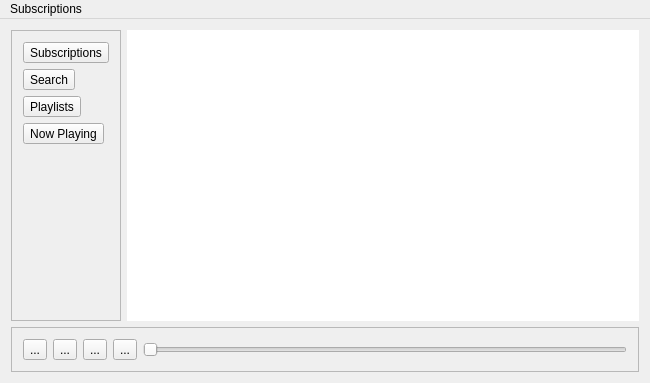
<?xml version="1.0" encoding="UTF-8"?>
<ui version="4.0">
 <class>OboeWindow</class>
 <widget class="QMainWindow" name="OboeWindow">
  <property name="geometry">
   <rect>
    <x>0</x>
    <y>0</y>
    <width>650</width>
    <height>383</height>
   </rect>
  </property>
  <property name="windowTitle">
   <string>OboeWindow</string>
  </property>
  <widget class="QWidget" name="centralWidget">
   <layout class="QGridLayout" name="gridLayout">
    <item row="0" column="1">
     <widget class="QStackedWidget" name="stackedWidget">
      <widget class="QWidget" name="SubscriptionsPage">
       <layout class="QHBoxLayout" name="horizontalLayout_2">
        <property name="spacing">
         <number>0</number>
        </property>
        <property name="leftMargin">
         <number>0</number>
        </property>
        <property name="topMargin">
         <number>0</number>
        </property>
        <property name="rightMargin">
         <number>0</number>
        </property>
        <property name="bottomMargin">
         <number>0</number>
        </property>
        <item>
         <widget class="QTableView" name="subscriptionsList">
          <property name="sizePolicy">
           <sizepolicy hsizetype="Expanding" vsizetype="Expanding">
            <horstretch>0</horstretch>
            <verstretch>0</verstretch>
           </sizepolicy>
          </property>
          <property name="frameShape">
           <enum>QFrame::NoFrame</enum>
          </property>
          <property name="sizeAdjustPolicy">
           <enum>QAbstractScrollArea::AdjustToContents</enum>
          </property>
          <property name="showGrid">
           <bool>false</bool>
          </property>
          <property name="sortingEnabled">
           <bool>false</bool>
          </property>
          <attribute name="horizontalHeaderDefaultSectionSize">
           <number>100</number>
          </attribute>
          <attribute name="verticalHeaderVisible">
           <bool>false</bool>
          </attribute>
         </widget>
        </item>
       </layout>
      </widget>
      <widget class="QWidget" name="SearchPage">
       <layout class="QGridLayout" name="gridLayout_2">
        <property name="leftMargin">
         <number>0</number>
        </property>
        <property name="topMargin">
         <number>0</number>
        </property>
        <property name="rightMargin">
         <number>0</number>
        </property>
        <property name="bottomMargin">
         <number>0</number>
        </property>
        <item row="0" column="0">
         <widget class="QLineEdit" name="searchEntry"/>
        </item>
        <item row="0" column="1">
         <widget class="QToolButton" name="searchStart">
          <property name="text">
           <string>...</string>
          </property>
         </widget>
        </item>
        <item row="1" column="0" colspan="2">
         <widget class="QListView" name="listView"/>
        </item>
       </layout>
      </widget>
      <widget class="QWidget" name="PlaylistsPage">
       <layout class="QVBoxLayout" name="verticalLayout_2">
        <item>
         <widget class="QListView" name="playlistsList"/>
        </item>
       </layout>
      </widget>
      <widget class="QWidget" name="SummaryPage">
       <layout class="QHBoxLayout" name="horizontalLayout_3">
        <item>
         <widget class="QLabel" name="label">
          <property name="text">
           <string>Summary Page</string>
          </property>
         </widget>
        </item>
       </layout>
      </widget>
      <widget class="QWidget" name="NowPlayingPage">
       <layout class="QVBoxLayout" name="verticalLayout_3">
        <item>
         <widget class="QListView" name="listView_2"/>
        </item>
       </layout>
      </widget>
     </widget>
    </item>
    <item row="0" column="0">
     <widget class="QFrame" name="navPane">
      <property name="frameShape">
       <enum>QFrame::StyledPanel</enum>
      </property>
      <property name="frameShadow">
       <enum>QFrame::Raised</enum>
      </property>
      <layout class="QVBoxLayout" name="verticalLayout">
       <item>
        <widget class="QToolButton" name="navSubscriptions">
         <property name="text">
          <string>Subscriptions</string>
         </property>
        </widget>
       </item>
       <item>
        <widget class="QToolButton" name="navSearch">
         <property name="text">
          <string>Search</string>
         </property>
        </widget>
       </item>
       <item>
        <widget class="QToolButton" name="navPlaylists">
         <property name="text">
          <string>Playlists</string>
         </property>
        </widget>
       </item>
       <item>
        <widget class="QToolButton" name="navNowPlaying">
         <property name="text">
          <string>Now Playing</string>
         </property>
        </widget>
       </item>
       <item>
        <spacer name="verticalSpacer">
         <property name="orientation">
          <enum>Qt::Vertical</enum>
         </property>
         <property name="sizeHint" stdset="0">
          <size>
           <width>20</width>
           <height>40</height>
          </size>
         </property>
        </spacer>
       </item>
      </layout>
     </widget>
    </item>
    <item row="1" column="0" colspan="2">
     <widget class="QFrame" name="nowPlayingPane">
      <property name="frameShape">
       <enum>QFrame::StyledPanel</enum>
      </property>
      <property name="frameShadow">
       <enum>QFrame::Raised</enum>
      </property>
      <layout class="QHBoxLayout" name="horizontalLayout">
       <item>
        <widget class="QToolButton" name="jumpBack">
         <property name="text">
          <string>...</string>
         </property>
        </widget>
       </item>
       <item>
        <widget class="QToolButton" name="pausePlay">
         <property name="text">
          <string>...</string>
         </property>
        </widget>
       </item>
       <item>
        <widget class="QToolButton" name="jumpForward">
         <property name="text">
          <string>...</string>
         </property>
        </widget>
       </item>
       <item>
        <widget class="QToolButton" name="skipCurrent">
         <property name="text">
          <string>...</string>
         </property>
        </widget>
       </item>
       <item>
        <widget class="QSlider" name="horizontalSlider">
         <property name="orientation">
          <enum>Qt::Horizontal</enum>
         </property>
        </widget>
       </item>
      </layout>
     </widget>
    </item>
   </layout>
  </widget>
  <widget class="QMenuBar" name="menuBar">
   <property name="geometry">
    <rect>
     <x>0</x>
     <y>0</y>
     <width>650</width>
     <height>22</height>
    </rect>
   </property>
   <widget class="QMenu" name="menuSubscriptions">
    <property name="title">
     <string>Subscriptions</string>
    </property>
    <addaction name="actionAdd_URL"/>
    <addaction name="actionUpdate_subscriptions"/>
   </widget>
   <addaction name="menuSubscriptions"/>
  </widget>
  <action name="goToSubscriptions">
   <property name="text">
    <string>Go To Subscriptions Page</string>
   </property>
   <property name="toolTip">
    <string>Go to the subscriptions information page</string>
   </property>
  </action>
  <action name="goToSearch">
   <property name="text">
    <string>Go To Search</string>
   </property>
   <property name="toolTip">
    <string>Go to the search page</string>
   </property>
  </action>
  <action name="goToPlaylists">
   <property name="text">
    <string>Go To Playlists</string>
   </property>
   <property name="toolTip">
    <string>Go to the playlists information page</string>
   </property>
  </action>
  <action name="goToNowPlaying">
   <property name="text">
    <string>Go To Now Playing</string>
   </property>
   <property name="toolTip">
    <string>Go to the now playing screen</string>
   </property>
  </action>
  <action name="actionAdd_URL">
   <property name="text">
    <string>Add URL</string>
   </property>
  </action>
  <action name="actionUpdate_subscriptions">
   <property name="text">
    <string>Update subscriptions</string>
   </property>
  </action>
 </widget>
 <layoutdefault spacing="6" margin="11"/>
 <resources/>
 <connections/>
</ui>
